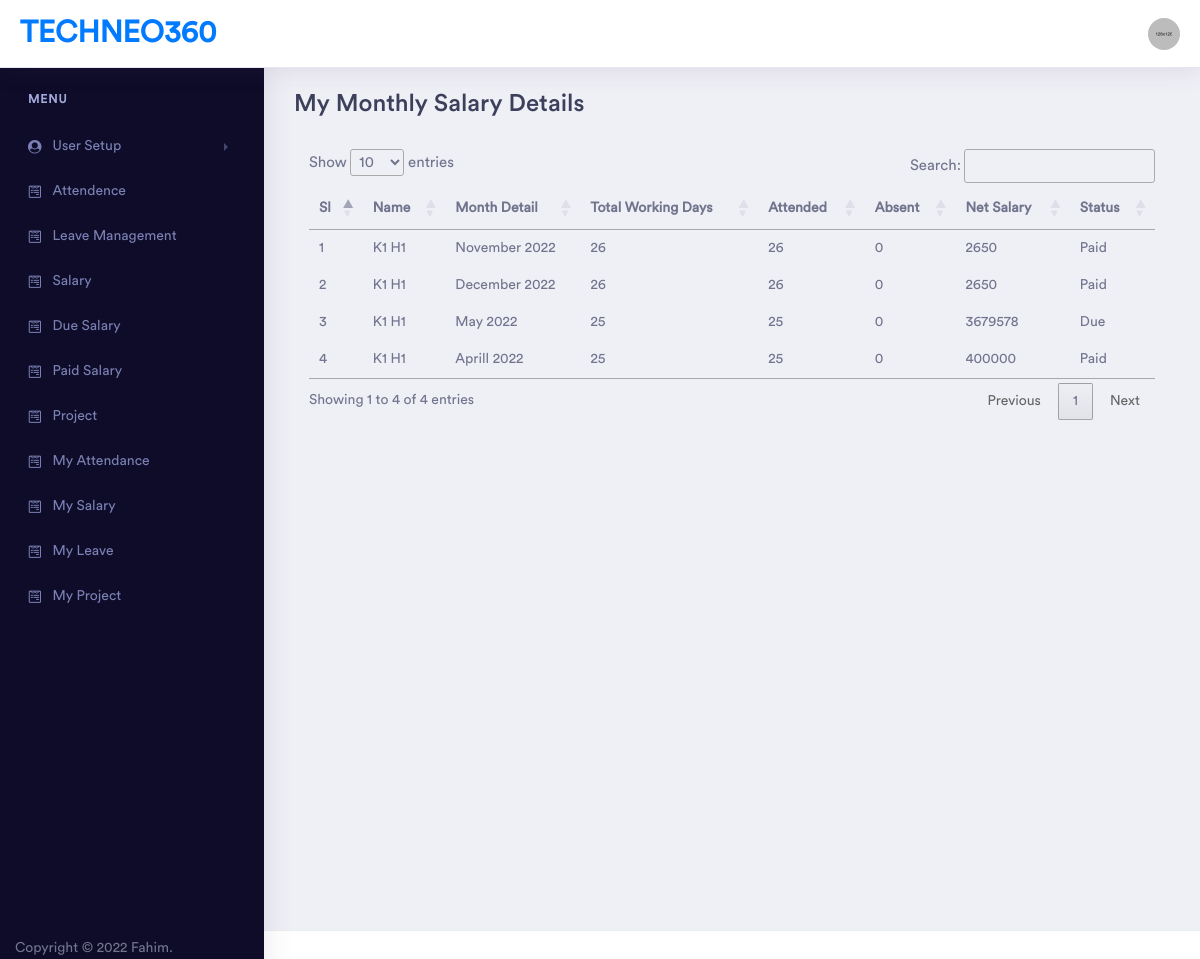
The app's page /my_salary.php (signed in) with its own data.
### tables this page shows
CREATE TABLE `users` (
  `id` int(11) NOT NULL,
  `first_name` varchar(128) NOT NULL,
  `last_name` varchar(128) NOT NULL,
  `phone_number` varchar(128) NOT NULL,
  `username` varchar(128) NOT NULL,
  `email` varchar(128) NOT NULL,
  `password` varchar(128) NOT NULL,
  `created_at` datetime DEFAULT NULL,
  `updated_at` datetime DEFAULT current_timestamp(),
  `role` varchar(128) NOT NULL DEFAULT 'employee',
  `address` text DEFAULT NULL
);

CREATE TABLE `attendence` (
  `id` int(11) NOT NULL,
  `employee_id` int(11) NOT NULL,
  `month` varchar(255) NOT NULL,
  `year` varchar(255) NOT NULL,
  `working_day` int(11) NOT NULL,
  `absent` int(11) NOT NULL,
  `total_salary` int(11) NOT NULL,
  `attended` int(11) NOT NULL,
  `bonus` int(11) NOT NULL,
  `is_paid` int(11) NOT NULL DEFAULT 0,
  `provident_fund` int(11) NOT NULL,
  `professional_tax` int(11) NOT NULL
);

### my_salary.php (the view, shortened to what this page needs)
<?php
if (isset($_SESSION['access'])) {
    $user_id = $_SESSION['id'];
    include 'partials/connection.php';
    include 'partials/header.php';
    include 'partials/sidebar.php';
?>
    <div class="dashboard-wrapper">
        <div class="dashboard-ecommerce">
            <div class="container-fluid dashboard-content ">
                <div class="row">
                    <div class="col-xl-12 col-lg-12 col-md-12 col-sm-12 col-12">
                        <div class="page-header">
                            <h1 class="pageheader-title">My Monthly Salary Details
                            </h1>
                        </div>
                        <div class="container">
                            <table id="myTable">
                                <thead>
                                    <tr>
                                        <th>Sl</th>
                                        <th>Name</th>
                                        <th>Month Detail</th>
                                        <th>Total Working Days</th>
                                        <th>Attended</th>
                                        <th>Absent</th>
                                        <th>Net Salary</th>
                                        <th>Status</th>
                                    </tr>
                                </thead>
                                <tbody>
                                    <?php
                                    $sl = 1;
                                    $attendance_info = mysqli_query($conn, "SELECT users.*,attendence.*,users.id as user_id FROM users INNER JOIN attendence ON attendence.employee_id = users.id where users.id = '$user_id' ORDER BY attendence.id DESC");
                                    while ($fetch = mysqli_fetch_assoc($attendance_info)) {
                                        $full_name = $fetch['first_name'] . ' ' . $fetch['last_name'];
                                        $month = "";
                                        if ($fetch['month'] == '01') {
                                            $month = "January " . $fetch['year'];
                                        } elseif ($fetch['month'] == '02') {
                                            $month = "February " . $fetch['year'];
                                        } elseif ($fetch['month'] == '03') {
                                            $month = "March " . $fetch['year'];
                                        } elseif ($fetch['month'] == '04') {
                                            $month = "Aprill " . $fetch['year'];
                                        } elseif ($fetch['month'] == '05') {
                                            $month = "May " . $fetch['year'];
                                        } elseif ($fetch['month'] == '06') {
                                            $month = "June " . $fetch['year'];
                                        } elseif ($fetch['month'] == '07') {
                                            $month = "July " . $fetch['year'];
                                        } elseif ($fetch['month'] == '08') {
                                            $month = "August " . $fetch['year'];
                                        } elseif ($fetch['month'] == '09') {
                                            $month = "September " . $fetch['year'];
                                        } elseif ($fetch['month'] == '10') {
                                            $month = "October " . $fetch['year'];
                                        } elseif ($fetch['month'] == '11') {
                                            $month = "November " . $fetch['year'];
                                        } else {
                                            $month = "December " . $fetch['year'];
                                        }
                                    ?>
                                        <tr>
                                            <td><?= $sl ?></td>
                                            <td><?= $full_name ?></td>
                                            <td><?= $month ?></td>
                                            <td><?= $fetch['working_day'] ?></td>
                                            <td><?= $fetch['attended'] ?></td>
                                            <td><?= $fetch['absent'] ?></td>
                                            <td><?= $fetch['total_salary'] - $fetch['provident_fund'] - $fetch['professional_tax'] ?></td>
                                            <td><?= $fetch['is_paid']==1?'Paid':'Due' ?></td>
                                        </tr>
                                    <?php $sl++;
                                    } ?>
                                </tbody>
                            </table>
                        </div>
                    </div>
                </div>
            </div>
        </div>
    </div>
    </div>
    <?php
    include 'partials/footer.php';
    ?>
    </body>
    </html>
<?php
} else {
    echo "<script>document.location.href='login.php';</script>";
}
?>

### records on screen
users: full_name "K1 H1", attendence.year "November 2022", attendence.working_day "26", attendence.attended "26", attendence.absent "0", attendence.total_salary+provident_fund+professional_tax "2650", shows "Paid", attendence.year "December 2022", attendence.year "May 2022", attendence.working_day "25", attendence.attended "25", attendence.total_salary "3679578", attendence.year "Aprill 2022", attendence.total_salary "400000"
